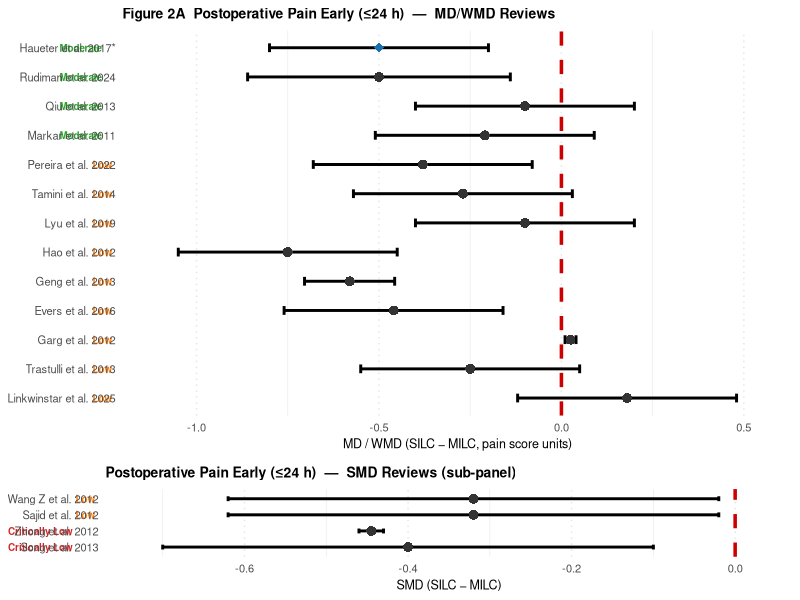
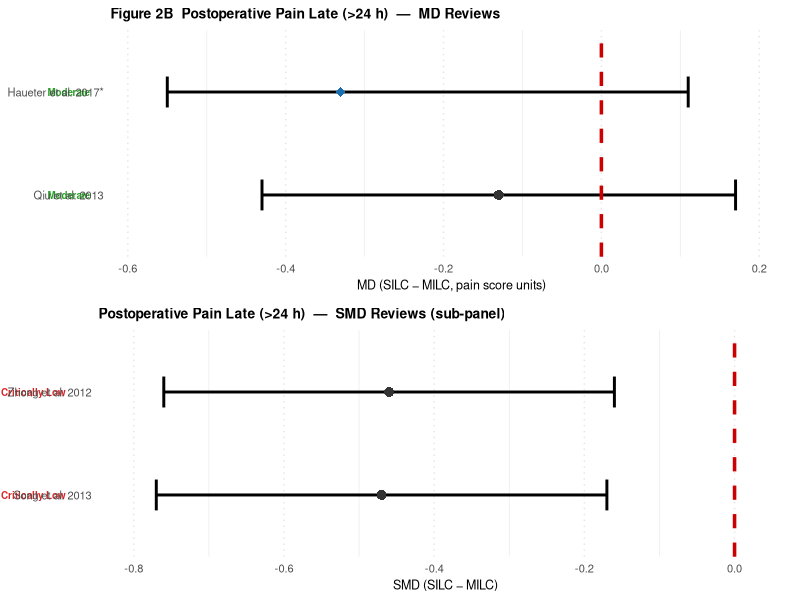
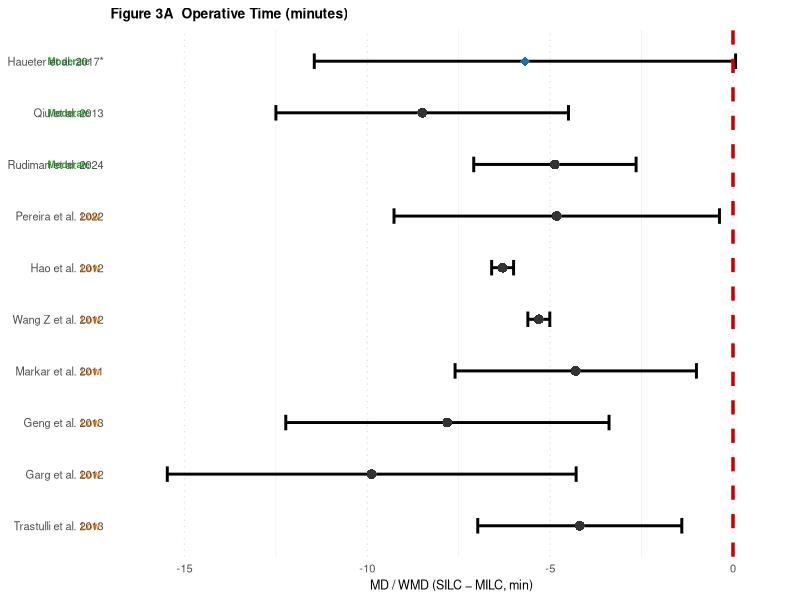
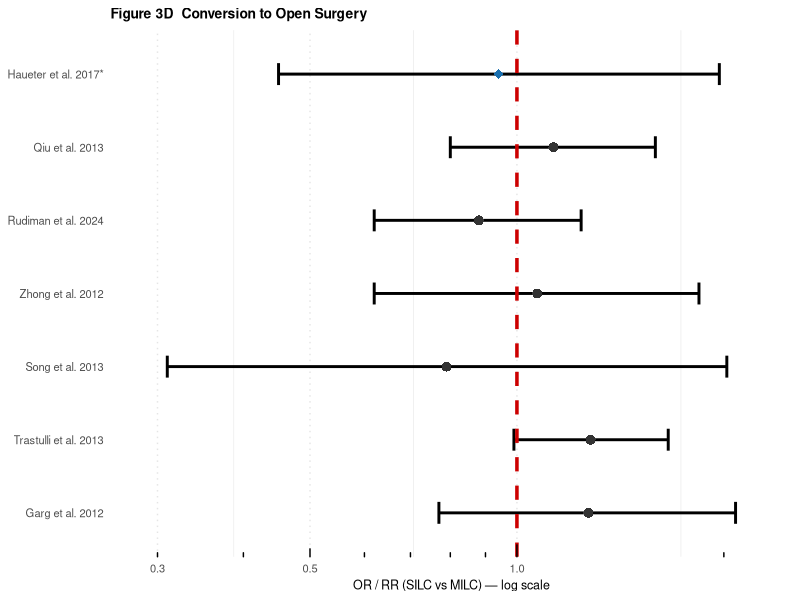
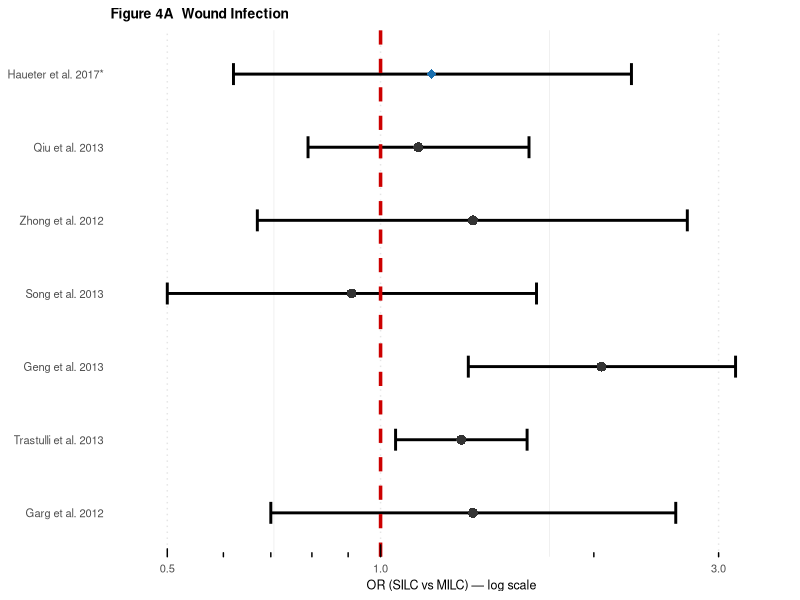
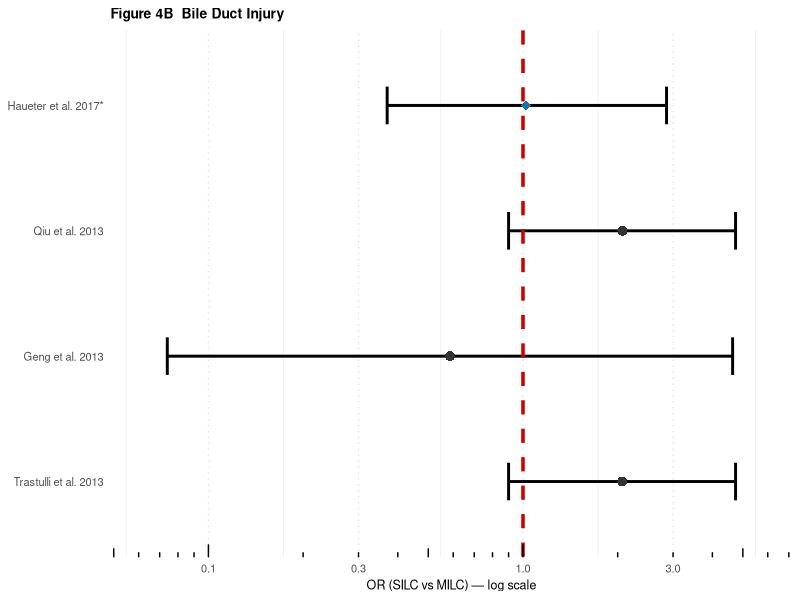
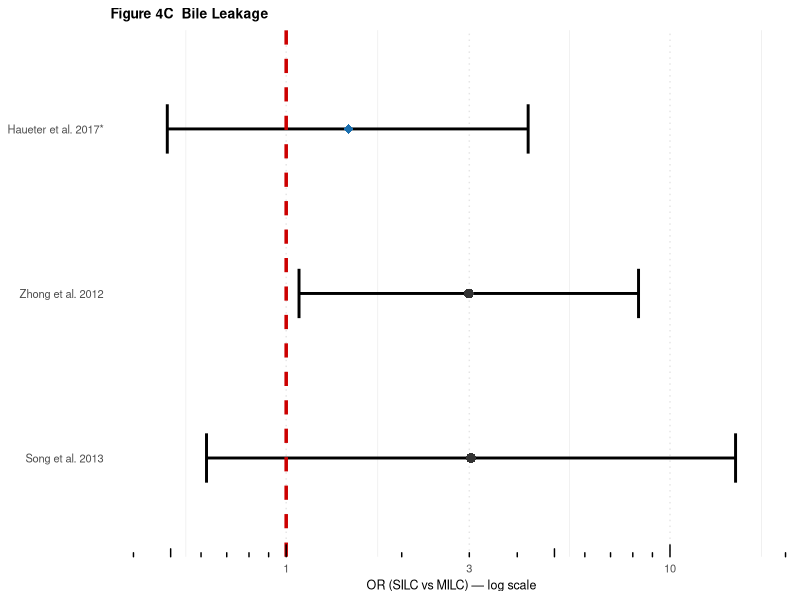

Write R code to recreate these figures, in order.
# ═══════════════════════════════════════════════════════════════════════════════
# SILC vs MILC — Umbrella Review Forest Plots (R version)
# Single-incision versus multi-port laparoscopic cholecystectomy
# Systematic umbrella review of meta-analyses
# ═══════════════════════════════════════════════════════════════════════════════

# ── Load required libraries ────────────────────────────────────────────────────
library(tidyverse)    # dplyr, tidyr, ggplot2
library(gridExtra)    # for combining multiple plots
library(ggplot2)
library(dplyr)
library(tibble)
library(forcats)

# Clear environment
rm(list = ls())

# ── Figure dimensions (BMC Surgery: 18 cm wide, 300 DPI) ─────────────────────
DPI        <- 300
FIG_W_CM   <- 18
FIG_W_IN   <- FIG_W_CM / 2.54    # 18 cm → inches
ROW_H_IN   <- 1.2 / 2.54         # ~1.2 cm per row
BASE_H_IN  <- 3.0 / 2.54         # axis + header base

# Function to compute figure height from row count
fig_height <- function(n_rows) {
  BASE_H_IN + ROW_H_IN * n_rows
}

# ── Colour palette ────────────────────────────────────────────────────────────
COL_PRIORITY   <- '#1a6faf'                    # blue diamond / priority marker
COL_STANDARD   <- '#333333'                    # standard study points
COL_REFLINE    <- '#CC0000'                    # red dashed line of no effect
COL_AMSTAR     <- list(
  'Moderate'       = '#2ca02c',                # green
  'Low'            = '#ff7f0e',                # orange
  'Critically Low' = '#d62728'                 # red
)

# AMSTAR-2 order (for sorting/display)
AMSTAR_ORDER   <- c('Moderate' = 3, 'Low' = 2, 'Critically Low' = 1)

# Missing CI fallback
NO_CI_FALLBACK <- 0.30

# ══════════════════════════════════════════════════════════════════════════════
# HELPER FUNCTIONS
# ══════════════════════════════════════════════════════════════════════════════

# ── Helper: build row label (author year, asterisk for priority) ──────────────
make_label <- function(author, year, is_priority) {
  label <- paste(author, year)
  # Vectorized: use ifelse to handle multiple rows
  label <- ifelse(is_priority, paste0(label, "*"), label)
  return(label)
}

# ── Core drawing function: Create forest plot using ggplot2 ──────────────────
draw_forest_panel <- function(
    df, 
    ref_line = 0, 
    log_scale = FALSE,
    x_label = 'Mean Difference',
    title = '',
    panel_tag = ''
) {
  #' Draw a forest plot panel.
  #' df must contain: author, year, effect, ci_low, ci_high, amstar2, priority
  
  # Create label column
  df <- df %>%
    mutate(label = make_label(author, year, as.logical(priority)),
           label = fct_rev(factor(label, levels = unique(label))))  # reverse for proper y-ordering
  
  # Create plot
  p <- ggplot(df, aes(x = effect, y = label)) +
    # Error bars (confidence intervals) — use geom_errorbar with orientation for modern ggplot2
    geom_errorbar(aes(xmin = ci_low, xmax = ci_high),
                  width = 0.3, linewidth = 1, color = 'black', orientation = 'y') +
    # Point estimates (markers)
    geom_point(aes(color = priority, shape = priority), size = 3) +
    # Reference line (no effect)
    geom_vline(xintercept = ref_line, linetype = 'dashed', color = COL_REFLINE, 
               linewidth = 1.2) +
    # Styling
    scale_color_manual(
      values = c('TRUE' = COL_PRIORITY, 'FALSE' = COL_STANDARD),
      labels = c('TRUE' = 'Priority', 'FALSE' = 'Contributing'),
      guide = 'none'
    ) +
    scale_shape_manual(
      values = c('TRUE' = 18, 'FALSE' = 16),  # 18 = diamond, 16 = circle
      labels = c('TRUE' = 'Priority', 'FALSE' = 'Contributing'),
      guide = 'none'
    ) +
    labs(
      title = if_else(panel_tag == '', title, paste(panel_tag, title, sep = '  ')),
      x = x_label,
      y = NULL
    ) +
    theme_minimal() +
    theme(
      plot.title = element_text(size = 10, face = 'bold', hjust = 0),
      axis.text.y = element_text(size = 8),
      axis.text.x = element_text(size = 8),
      axis.title.x = element_text(size = 9),
      panel.grid.major.x = element_line(color = 'gray90', linetype = 'dotted'),
      panel.grid.major.y = element_blank(),
      panel.border = element_blank(),
      axis.ticks.y = element_blank()
    )
  
  # Log scale if needed — add this BEFORE other x scale specifications to avoid conflicts
  if (log_scale) {
    p <- p + 
      scale_x_log10(expand = expansion(mult = 0.1)) +
      annotation_logticks(sides = 'b')
  } else {
    p <- p + scale_x_continuous(expand = expansion(mult = 0.1))
  }
  
  # Add AMSTAR-2 annotations on the left
  amstar_positions <- df %>%
    select(label, amstar2) %>%
    mutate(x_pos = -Inf, hjust = 1.1)
  
  p <- p +
    geom_text(
      data = amstar_positions,
      aes(x = x_pos, y = label, label = amstar2),
      hjust = 1.5, vjust = 0.5,
      fontface = 'bold', size = 2.5,
      color = sapply(amstar_positions$amstar2, function(x) COL_AMSTAR[[x]]),
      inherit.aes = FALSE
    ) +
    coord_cartesian(clip = 'off')
  
  return(p)
}

# ── Helper: Create graphical legend elements ───────────────────────────────────
create_legend_elements <- function() {
  # This function returns data for creating a legend box for inset display
  # Used for combined multi-panel figures
  
  legend_data <- tibble(
    x = c(1, 2, 3, 4, 5, 6),
    y = c(6, 5, 4, 3, 2, 1),
    type = c('Priority', 'Contributing', 'Ref Line', 'AMSTAR: Moderate', 
             'AMSTAR: Low', 'AMSTAR: Critically Low'),
    color = c(COL_PRIORITY, COL_STANDARD, COL_REFLINE, 
              COL_AMSTAR[['Moderate']], COL_AMSTAR[['Low']], COL_AMSTAR[['Critically Low']])
  )
  
  return(legend_data)
}

cat('Setup complete. Proceed to figure creation.\n')

# ══════════════════════════════════════════════════════════════════════════════
# FIGURE 2: PATIENT-REPORTED OUTCOMES
# ══════════════════════════════════════════════════════════════════════════════

# ── Figure 2A: Postoperative Pain Early (≤24 h) ────────────────────────────────

fig2a_md <- tribble(
  ~author, ~year, ~effect, ~ci_low, ~ci_high, ~amstar2, ~priority,
  'Haueter et al.', 2017, -0.50, -0.80, -0.20, 'Moderate', TRUE,      # priority
  'Rudiman et al.', 2024, -0.50, -0.86, -0.14, 'Moderate', FALSE,
  'Qiu et al.', 2013, -0.10, NA_real_, NA_real_, 'Moderate', FALSE,
  'Markar et al.', 2011, -0.21, NA_real_, NA_real_, 'Moderate', FALSE,
  'Pereira et al.', 2022, -0.38, NA_real_, NA_real_, 'Low', FALSE,
  'Tamini et al.', 2014, -0.27, NA_real_, NA_real_, 'Low', FALSE,
  'Lyu et al.', 2019, -0.10, NA_real_, NA_real_, 'Low', FALSE,
  'Hao et al.', 2012, -0.75, NA_real_, NA_real_, 'Low', FALSE,
  'Geng et al.', 2013, -0.58, -0.704, -0.457, 'Low', FALSE,
  'Evers et al.', 2016, -0.46, NA_real_, NA_real_, 'Low', FALSE,
  'Garg et al.', 2012, 0.025, 0.01, 0.04, 'Low', FALSE,
  'Trastulli et al.', 2013, -0.25, NA_real_, NA_real_, 'Low', FALSE,
  'Linkwinstar et al.', 2025, 0.18, NA_real_, NA_real_, 'Low', FALSE,
) %>%
  mutate(
    no_ci = is.na(ci_low),
    ci_low = coalesce(ci_low, effect - NO_CI_FALLBACK),
    ci_high = coalesce(ci_high, effect + NO_CI_FALLBACK)
  )

fig2a_smd <- tribble(
  ~author, ~year, ~effect, ~ci_low, ~ci_high, ~amstar2, ~priority,
  'Wang Z et al.', 2012, -0.32, NA_real_, NA_real_, 'Low', FALSE,
  'Sajid et al.', 2012, -0.32, NA_real_, NA_real_, 'Low', FALSE,
  'Zhong et al.', 2012, -0.445, -0.46, -0.43, 'Critically Low', FALSE,
  'Song et al.', 2013, -0.40, NA_real_, NA_real_, 'Critically Low', FALSE,
) %>%
  mutate(
    no_ci = is.na(ci_low),
    ci_low = coalesce(ci_low, effect - NO_CI_FALLBACK),
    ci_high = coalesce(ci_high, effect + NO_CI_FALLBACK)
  )

# Create plots
p2a_md <- draw_forest_panel(
  fig2a_md,
  ref_line = 0,
  log_scale = FALSE,
  x_label = 'MD / WMD (SILC − MILC, pain score units)',
  title = 'Postoperative Pain Early (≤24 h)  —  MD/WMD Reviews',
  panel_tag = 'Figure 2A'
)

p2a_smd <- draw_forest_panel(
  fig2a_smd,
  ref_line = 0,
  log_scale = FALSE,
  x_label = 'SMD (SILC − MILC)',
  title = 'Postoperative Pain Early (≤24 h)  —  SMD Reviews (sub-panel)',
  panel_tag = ''
)

fig2a_combined <- gridExtra::grid.arrange(p2a_md, p2a_smd, ncol = 1, 
                                          heights = c(nrow(fig2a_md) / (nrow(fig2a_md) + nrow(fig2a_smd)),
                                                     nrow(fig2a_smd) / (nrow(fig2a_md) + nrow(fig2a_smd))))

ggsave('Figure2A_Pain_Early.tiff', plot = fig2a_combined, device = 'tiff',
       width = FIG_W_IN, height = fig_height(nrow(fig2a_md) + nrow(fig2a_smd) + 1),
       dpi = DPI, units = 'in')

print(fig2a_combined)
cat('Saved → Figure2A_Pain_Early.tiff\n')

# ── Figure 2B: Postoperative Pain Late (>24 h) ─────────────────────────────────

fig2b_md <- tribble(
  ~author, ~year, ~effect, ~ci_low, ~ci_high, ~amstar2, ~priority,
  'Haueter et al.', 2017, -0.33, -0.55, 0.11, 'Moderate', TRUE,
  'Qiu et al.', 2013, -0.13, NA_real_, NA_real_, 'Moderate', FALSE,
) %>%
  mutate(
    no_ci = is.na(ci_low),
    ci_low = coalesce(ci_low, effect - NO_CI_FALLBACK),
    ci_high = coalesce(ci_high, effect + NO_CI_FALLBACK)
  )

fig2b_smd <- tribble(
  ~author, ~year, ~effect, ~ci_low, ~ci_high, ~amstar2, ~priority,
  'Zhong et al.', 2012, -0.46, NA_real_, NA_real_, 'Critically Low', FALSE,
  'Song et al.', 2013, -0.47, NA_real_, NA_real_, 'Critically Low', FALSE,
) %>%
  mutate(
    no_ci = is.na(ci_low),
    ci_low = coalesce(ci_low, effect - NO_CI_FALLBACK),
    ci_high = coalesce(ci_high, effect + NO_CI_FALLBACK)
  )

p2b_md <- draw_forest_panel(fig2b_md, ref_line = 0, log_scale = FALSE,
                            x_label = 'MD (SILC − MILC, pain score units)',
                            title = 'Postoperative Pain Late (>24 h)  —  MD Reviews',
                            panel_tag = 'Figure 2B')
p2b_smd <- draw_forest_panel(fig2b_smd, ref_line = 0, log_scale = FALSE,
                             x_label = 'SMD (SILC − MILC)',
                             title = 'Postoperative Pain Late (>24 h)  —  SMD Reviews (sub-panel)',
                             panel_tag = '')
fig2b_combined <- gridExtra::grid.arrange(p2b_md, p2b_smd, ncol = 1, 
                                          heights = c(nrow(fig2b_md) / (nrow(fig2b_md) + nrow(fig2b_smd)),
                                                     nrow(fig2b_smd) / (nrow(fig2b_md) + nrow(fig2b_smd))))
ggsave('Figure2B_Pain_Late.tiff', plot = fig2b_combined, device = 'tiff',
       width = FIG_W_IN, height = fig_height(nrow(fig2b_md) + nrow(fig2b_smd) + 1),
       dpi = DPI, units = 'in')
print(fig2b_combined)
cat('Saved → Figure2B_Pain_Late.tiff\n')

# ══════════════════════════════════════════════════════════════════════════════
# FIGURE 3: SURGICAL EFFICACY OUTCOMES
# ══════════════════════════════════════════════════════════════════════════════

# ── Figure 3A: Operative Time (MD / WMD, minutes) ──────────────────────────────

fig3a <- tribble(
  ~author, ~year, ~effect, ~ci_low, ~ci_high, ~amstar2, ~priority,
  'Haueter et al.', 2017, -5.69, -11.45, 0.07, 'Moderate', TRUE,
  'Qiu et al.', 2013, -8.50, -12.50, -4.50, 'Moderate', FALSE,
  'Rudiman et al.', 2024, -4.87, -7.09, -2.65, 'Moderate', FALSE,
  'Pereira et al.', 2022, -4.82, -9.27, -0.37, 'Low', FALSE,
  'Hao et al.', 2012, -6.30, NA_real_, NA_real_, 'Low', FALSE,
  'Wang Z et al.', 2012, -5.31, NA_real_, NA_real_, 'Low', FALSE,
  'Markar et al.', 2011, -4.30, -7.60, -1.00, 'Low', FALSE,
  'Geng et al.', 2013, -7.81, -12.23, -3.39, 'Low', FALSE,
  'Garg et al.', 2012, -9.88, -15.47, -4.29, 'Low', FALSE,
  'Trastulli et al.', 2013, -4.19, -6.98, -1.40, 'Low', FALSE,
) %>%
  mutate(
    no_ci = is.na(ci_low),
    ci_low = coalesce(ci_low, effect - NO_CI_FALLBACK),
    ci_high = coalesce(ci_high, effect + NO_CI_FALLBACK)
  )

p3a <- draw_forest_panel(fig3a, ref_line = 0, log_scale = FALSE,
                         x_label = 'MD / WMD (SILC − MILC, min)',
                         title = 'Operative Time (minutes)',
                         panel_tag = 'Figure 3A')
ggsave('Figure3A_Operative_Time.tiff', plot = p3a, device = 'tiff',
       width = FIG_W_IN, height = fig_height(nrow(fig3a) + 1), dpi = DPI, units = 'in')
print(p3a)
cat('Saved → Figure3A_Operative_Time.tiff\n')

# ── Figure 3D: Conversion to Open Surgery (OR/RR – LOG SCALE) ──────────────────

fig3d <- tribble(
  ~author, ~year, ~effect, ~ci_low, ~ci_high, ~amstar2, ~priority,
  'Haueter et al.', 2017, 0.94, 0.45, 1.97, 'Moderate', TRUE,
  'Qiu et al.', 2013, 1.13, 0.80, 1.59, 'Moderate', FALSE,
  'Rudiman et al.', 2024, 0.88, 0.62, 1.24, 'Moderate', FALSE,
  'Zhong et al.', 2012, 1.07, 0.62, 1.84, 'Low', FALSE,
  'Song et al.', 2013, 0.79, 0.31, 2.02, 'Low', FALSE,
  'Trastulli et al.', 2013, 1.28, 0.99, 1.66, 'Low', FALSE,
  'Garg et al.', 2012, 1.27, 0.77, 2.08, 'Low', FALSE,
) %>%
  mutate(
    no_ci = is.na(ci_low),
    ci_low = coalesce(ci_low, effect - NO_CI_FALLBACK),
    ci_high = coalesce(ci_high, effect + NO_CI_FALLBACK)
  )

p3d <- draw_forest_panel(fig3d, ref_line = 1, log_scale = TRUE,
                         x_label = 'OR / RR (SILC vs MILC) — log scale',
                         title = 'Conversion to Open Surgery',
                         panel_tag = 'Figure 3D')
ggsave('Figure3D_Conversion.tiff', plot = p3d, device = 'tiff',
       width = FIG_W_IN, height = fig_height(nrow(fig3d) + 1), dpi = DPI, units = 'in')
print(p3d)
cat('Saved → Figure3D_Conversion.tiff\n')

# ══════════════════════════════════════════════════════════════════════════════
# FIGURE 4: SAFETY OUTCOMES (ADVERSE EVENTS)
# ══════════════════════════════════════════════════════════════════════════════

# ── Figure 4A: Wound Infection (OR — LOG SCALE) ──────────────────────────────

fig4a <- tribble(
  ~author, ~year, ~effect, ~ci_low, ~ci_high, ~amstar2, ~priority,
  'Haueter et al.', 2017, 1.18, 0.62, 2.26, 'Moderate', TRUE,
  'Qiu et al.', 2013, 1.13, 0.79, 1.62, 'Moderate', FALSE,
  'Zhong et al.', 2012, 1.35, 0.67, 2.71, 'Low', FALSE,
  'Song et al.', 2013, 0.91, 0.50, 1.66, 'Low', FALSE,
  'Geng et al.', 2013, 2.05, 1.33, 3.17, 'Low', FALSE,
  'Trastulli et al.', 2013, 1.30, 1.05, 1.61, 'Low', FALSE,
  'Garg et al.', 2012, 1.35, 0.70, 2.61, 'Low', FALSE,
) %>%
  mutate(
    no_ci = is.na(ci_low),
    ci_low = coalesce(ci_low, effect - NO_CI_FALLBACK),
    ci_high = coalesce(ci_high, effect + NO_CI_FALLBACK)
  )

p4a <- draw_forest_panel(fig4a, ref_line = 1, log_scale = TRUE,
                         x_label = 'OR (SILC vs MILC) — log scale',
                         title = 'Wound Infection',
                         panel_tag = 'Figure 4A')
ggsave('Figure4A_Wound_Infection.tiff', plot = p4a, device = 'tiff',
       width = FIG_W_IN, height = fig_height(nrow(fig4a) + 1), dpi = DPI, units = 'in')
print(p4a)
cat('Saved → Figure4A_Wound_Infection.tiff\n')

# ── Figure 4B: Bile Duct Injury (OR — LOG SCALE) ─────────────────────────────

fig4b <- tribble(
  ~author, ~year, ~effect, ~ci_low, ~ci_high, ~amstar2, ~priority,
  'Haueter et al.', 2017, 1.02, 0.37, 2.86, 'Moderate', TRUE,
  'Qiu et al.', 2013, 2.07, 0.90, 4.74, 'Moderate', FALSE,
  'Geng et al.', 2013, 0.586, 0.074, 4.639, 'Low', FALSE,
  'Trastulli et al.', 2013, 2.07, 0.90, 4.74, 'Low', FALSE,
) %>%
  mutate(
    no_ci = is.na(ci_low),
    ci_low = coalesce(ci_low, effect - NO_CI_FALLBACK),
    ci_high = coalesce(ci_high, effect + NO_CI_FALLBACK)
  )

p4b <- draw_forest_panel(fig4b, ref_line = 1, log_scale = TRUE,
                         x_label = 'OR (SILC vs MILC) — log scale',
                         title = 'Bile Duct Injury',
                         panel_tag = 'Figure 4B')
ggsave('Figure4B_Bile_Duct.tiff', plot = p4b, device = 'tiff',
       width = FIG_W_IN, height = fig_height(nrow(fig4b) + 1), dpi = DPI, units = 'in')
print(p4b)
cat('Saved → Figure4B_Bile_Duct.tiff\n')

# ── Figure 4C: Bile Leakage (OR — LOG SCALE) ──────────────────────────────────

fig4c <- tribble(
  ~author, ~year, ~effect, ~ci_low, ~ci_high, ~amstar2, ~priority,
  'Haueter et al.', 2017, 1.45, 0.49, 4.27, 'Moderate', TRUE,
  'Zhong et al.', 2012, 2.99, 1.08, 8.28, 'Low', FALSE,
  'Song et al.', 2013, 3.03, 0.62, 14.82, 'Low', FALSE,
) %>%
  mutate(
    no_ci = is.na(ci_low),
    ci_low = coalesce(ci_low, effect - NO_CI_FALLBACK),
    ci_high = coalesce(ci_high, effect + NO_CI_FALLBACK)
  )

p4c <- draw_forest_panel(fig4c, ref_line = 1, log_scale = TRUE,
                         x_label = 'OR (SILC vs MILC) — log scale',
                         title = 'Bile Leakage',
                         panel_tag = 'Figure 4C')
ggsave('Figure4C_Bile_Leakage.tiff', plot = p4c, device = 'tiff',
       width = FIG_W_IN, height = fig_height(nrow(fig4c) + 1), dpi = DPI, units = 'in')
print(p4c)
cat('Saved → Figure4C_Bile_Leakage.tiff\n')

cat('\n✓ All figures created successfully!\n')
